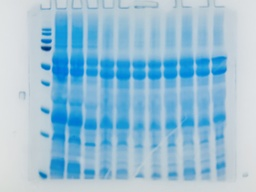
#> input picture autodense/gels/IMG_9715-2.jpg, 256 x 192 px, shrunk from 4032 x 3024 before the run
$ python -i policy.py   (imports and definitions only)
#> lines starting #> are read from the running program, lines starting #| are printed output that depends on the picture; after the words box and inside, x2 and y2 are one past the last pixel; in counts of white or black regions, pixels touching at a corner belong together
# autodense/preprocess/policy.py
"""
Guarded preprocessing policy.
- Inspect the RAW image to compute diagnostics (no transforms).
- Propose at most one minimal transform (deskew, destripe, background, CLAHE) IF metrics warrant it.
- Accept a transform only if objective metrics improve by configured margins.
- Return the chosen image, metrics before/after, and a provenance record.

This is deliberately independent of the pipeline's internals so it can run even if
you swap implementations. It uses scikit-image + numpy only.
"""

from __future__ import annotations
from dataclasses import dataclass, asdict
from typing import Dict, Any, Optional, Tuple, List, Literal
import numpy as np
from PIL import Image

from skimage import color, exposure, filters, morphology, transform, feature

try:
    from scipy.ndimage import gaussian_filter, gaussian_filter1d
    HAS_SCIPY = True
except Exception:
    HAS_SCIPY = False
    def gaussian_filter(a, sigma, **kw):  # type: ignore
        from skimage.filters import gaussian as _g
        return _g(a, sigma=sigma, preserve_range=True)
    def gaussian_filter1d(a, sigma, **kw):  # poor man's 1d via 2d gaussian
        from skimage.filters import gaussian as _g
        return _g(a, sigma=sigma, preserve_range=True)

@dataclass
class PolicyThresholds:
    snr_gain: float = 0.20        # +20% SNR
    sep_gain: float = 0.15        # +15% lane separability
    skew_min_deg: float = 0.5     # run deskew if |skew| > 0.5°
    stripe_ratio_min: float = 1.25 # run destripe if col/row noise ratio > 1.25
    illum_amp_min: float = 0.10   # run background if amplitude > 0.10 (on [0,1])

@dataclass
class PolicyOutcome:
    mode: Literal["none","deskew","destripe","background","clahe"]
    params: Dict[str, Any]
    before: Dict[str, float]
    after: Dict[str, float]
    image: np.ndarray             # float image in [0,1]

def _to_gray_float(img: np.ndarray | Image.Image) -> np.ndarray:
    if isinstance(img, Image.Image):
        arr = np.asarray(img.convert("RGB"))
        g = color.rgb2gray(arr).astype(np.float32)
    else:
        arr = np.asarray(img)
        if arr.ndim == 2:
            g = arr.astype(np.float32)
            if g.max() > 1.5: g = g/255.0
        elif arr.ndim == 3:
            g = color.rgb2gray(arr).astype(np.float32)
        else:
            raise ValueError("Unsupported image shape")
    # normalize robustly
    p1, p99 = np.percentile(g, [1,99])
    if p99 <= p1: return np.zeros_like(g, dtype=np.float32)
    return np.clip((g - p1)/(p99-p1), 0, 1).astype(np.float32)

def estimate_skew_deg(g: np.ndarray) -> float:
    edges = feature.canny(g, sigma=2.0)
    h, theta, _ = transform.hough_line(edges)
    if theta.size == 0: return 0.0
    ang = theta[np.argmax(h.max(axis=0))]
    return float(np.rad2deg(ang) - 90.0)

def destripe_colmedian(g: np.ndarray) -> np.ndarray:
    col_med = np.median(g, axis=0)
    return np.clip(g - col_med + np.median(col_med), 0, 1).astype(np.float32)

def illumination_amplitude(g: np.ndarray) -> float:
    # large-scale background via big gaussian; amplitude = max-min
    sigma = max(g.shape)/8.0
    bg = gaussian_filter(g, sigma=sigma/6.0)  # soften a lot
    return float(np.clip(bg.max() - bg.min(), 0, 1))

def lane_separability(g: np.ndarray) -> float:
    """Horizontal (x) projection peak-valley separability in [0,1] scale."""
    # Emphasize vertical structures
    radius = max(10, int(min(g.shape)*0.03))
    fp = morphology.disk(radius)
    # Treat bands as bright by inverting if necessary based on histogram tail
    p5, p50, p95 = np.percentile(g, [5,50,95])
    g2 = g if (p95 - p50) > (p50 - p5) else (1.0 - g)
    enh = morphology.white_tophat(g2, footprint=fp)
    xprof = enh.sum(axis=0)
    xprof = gaussian_filter1d(xprof, sigma=max(3, g.shape[1]//200))
    # Normalize
    if xprof.max() <= 1e-6: return 0.0
    x = (xprof - xprof.min())/(xprof.max()-xprof.min()+1e-6)
    # separability = mean top 10% - mean bottom 10%
    k = max(3, int(0.1*len(x)))
    top = np.sort(x)[-k:].mean()
    bot = np.sort(x)[:k].mean()
    return float(np.clip(top - bot, 0, 1))

def snr_proxy(g: np.ndarray) -> float:
    """Robust SNR-like score without band masks."""
    med = np.median(g)
    low = g[g <= med]
    bg_std = float(low.std() + 1e-6)
    p95 = float(np.percentile(g, 95))
    return float((p95 - med) / bg_std)

def stripe_ratio(g: np.ndarray) -> float:
    col_std = np.std(np.median(g, axis=0))
    row_std = np.std(np.median(g, axis=1))
    return float(col_std / max(row_std, 1e-6))

def polarity(g: np.ndarray) -> str:
    p5, p50, p95 = np.percentile(g, [5, 50, 95])
    return "bright" if (p95 - p50) > (p50 - p5) else "dark"

def background_step(g: np.ndarray, pol: str) -> np.ndarray:
    r = max(12, int(min(g.shape)*0.03))
    fp = morphology.disk(r)
    if pol == "bright":
        out = morphology.white_tophat(g, footprint=fp)
    else:
        out = morphology.black_tophat(g, footprint=fp)
        out = np.clip(g + out, 0, 1)
        return out.astype(np.float32)
    return out.astype(np.float32)

def clahe_step(g: np.ndarray) -> np.ndarray:
    u8 = (np.clip(g,0,1)*255).astype(np.uint8)
    return exposure.equalize_adapthist(u8).astype(np.float32)

def deskew_step(g: np.ndarray) -> Tuple[np.ndarray, float]:
    deg = estimate_skew_deg(g)
    if abs(deg) < 0.3:
        return g, 0.0
    g2 = transform.rotate(g, deg, resize=False, preserve_range=True).astype(np.float32)
    return g2, float(deg)

def evaluate(g: np.ndarray) -> Dict[str, float]:
    return dict(
        snr=snr_proxy(g),
        sep=lane_separability(g),
        skew=estimate_skew_deg(g),
        stripe_ratio=stripe_ratio(g),
        illum_amp=illumination_amplitude(g)
    )

def guarded_preprocess(image: np.ndarray | Image.Image,
                       thresholds: PolicyThresholds | None = None,
                       max_candidates: int = 3) -> PolicyOutcome:
    if thresholds is None: thresholds = PolicyThresholds()
    g0 = _to_gray_float(image)
    m0 = evaluate(g0)
    pol = polarity(g0)

    proposals: List[Tuple[str, Dict[str, Any]]] = []

    if abs(m0["skew"]) > thresholds.skew_min_deg:
        proposals.append(("deskew", {}))
    if m0["stripe_ratio"] > thresholds.stripe_ratio_min:
        proposals.append(("destripe", {}))
    if m0["illum_amp"] > thresholds.illum_amp_min:
        proposals.append(("background", {"polarity": pol}))
    if m0["snr"] < 2.0:
        proposals.append(("clahe", {}))

    # Evaluate candidates, accept first that passes gains
    for name, params in proposals[:max_candidates]:
        if name == "deskew":
            g1, deg = deskew_step(g0)
            cand_params = {"deg": deg}
        elif name == "destripe":
            g1 = destripe_colmedian(g0); cand_params = {}
        elif name == "background":
            g1 = background_step(g0, pol=params.get("polarity", pol)); cand_params = {"polarity": pol}
        elif name == "clahe":
            g1 = clahe_step(g0); cand_params = {}
        else:
            continue
        m1 = evaluate(g1)
        gain_snr = (m1["snr"] - m0["snr"]) / max(m0["snr"], 1e-6)
        gain_sep = (m1["sep"] - m0["sep"]) / max(m0["sep"], 1e-6)
        if gain_snr >= thresholds.snr_gain and gain_sep >= thresholds.sep_gain:
            return PolicyOutcome(name, cand_params, m0, m1, g1)

    # No accepted candidate → return raw
    return PolicyOutcome("none", {}, m0, m0, g0)

>>> import cv2
>>> picture = cv2.cvtColor(cv2.imread('../gels/IMG_9715-2.jpg'), cv2.COLOR_BGR2RGB)
>>> result = guarded_preprocess(picture)
#> in _to_gray_float, `g = color.rgb2gray(arr).astype(np.float32)`:
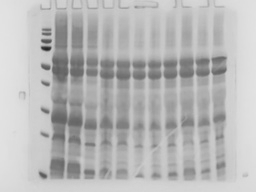
#> g: shape (192, 256) float32; min 0.153, max 0.891, mean 0.724
#> in _to_gray_float, `p1, p99 = np.percentile(g, [1,99])`: p1 = 0.424; p99 = 0.884
#> in snr_proxy, `med = np.median(g)`: med = 0.703
#> in snr_proxy, `bg_std = float(low.std() + 1e-6)`: bg_std = 0.19
#> in snr_proxy, `p95 = float(np.percentile(g, 95))`: p95 = 0.983
#> in lane_separability, `radius = max(10, int(min(g.shape)*0.03))`: radius = 10
#> in lane_separability, `fp = morphology.disk(radius)`:
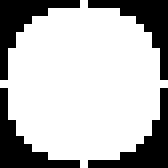
#> fp: shape (21, 21) (shown 8 times larger); values 0 (black) and 1 (white), 71.9% white; 4 black regions, box (x1, y1, x2, y2) and area: (0, 0, 10, 10) 31, (11, 0, 21, 10) 31, (0, 11, 10, 21) 31, (11, 11, 21, 21) 31
#> in lane_separability, `p5, p50, p95 = np.percentile(g, [5,50,95])`: p5 = 0.15; p50 = 0.703; p95 = 0.983
#> in lane_separability, `xprof = enh.sum(axis=0)`: xprof = 256 values, max 85.47 at index 62, min 0.114 at index 1, mean 30.35
#> in lane_separability, `xprof = gaussian_filter1d(xprof, sigma=max(3, g.shape[1]//200))`: xprof = 256 values, max 79.93 at index 60, min 0.18 at index 0, mean 30.35
#> in lane_separability, `x = (xprof - xprof.min())/(xprof.max()-xprof.min()+1e-6)`: x = 256 values, max 1 at index 60, min 0 at index 0, mean 0.378
#> in lane_separability, `k = max(3, int(0.1*len(x)))`: k = 25
#> in lane_separability, `top = np.sort(x)[-k:].mean()`: top = 0.827
#> in lane_separability, `bot = np.sort(x)[:k].mean()`: bot = 0.00275
#> in estimate_skew_deg, `edges = feature.canny(g, sigma=2.0)`: edges: shape (192, 256) bool; 9.7% white in thin lines or dots, all inside (x1, y1, x2, y2) = (18, 1, 249, 182)
#> in estimate_skew_deg, `h, theta, _ = transform.hough_line(edges)`:
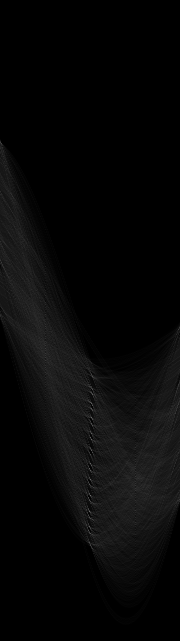
#> h: shape (641, 180) uint64; min 0, max 110, mean 7.4
#> in estimate_skew_deg, `h, theta, _ = transform.hough_line(edges)`: theta = 180 values from -1.57 to 1.55
#> in estimate_skew_deg, `ang = theta[np.argmax(h.max(axis=0))]`: ang = 0
#> in stripe_ratio, `col_std = np.std(np.median(g, axis=0))`: col_std = 0.205
#> in stripe_ratio, `row_std = np.std(np.median(g, axis=1))`: row_std = 0.142
#> in illumination_amplitude, `sigma = max(g.shape)/8.0`: sigma = 32
#> in illumination_amplitude, `bg = gaussian_filter(g, sigma=sigma/6.0)`:
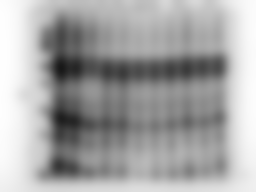
#> bg: shape (192, 256) float32; min 0.0948, max 0.999, mean 0.653
#> in guarded_preprocess, `m0 = evaluate(g0)`: m0 = {'snr': 1.47, 'sep': 0.824, 'skew': -90, 'stripe_ratio': 1.44, 'illum_amp': 0.905}
#> in polarity, `p5, p50, p95 = np.percentile(g, [5, 50, 95])`: p5 = 0.15; p50 = 0.703; p95 = 0.983
#> in guarded_preprocess, `pol = polarity(g0)`: pol = 'dark'
#> the loop in guarded_preprocess, `for name, params in proposals[:max_candidates]:` made 3 passes
#> (name, params, r in background_step, cand_params) on pass 3: ('background', {'polarity': 'dark'}, 12, {'polarity': 'dark'})
#> (name, deg, cand_params) on pass 1: ('deskew', -90, {'deg': -90})
#> pass 1, in deskew_step, `g2 = transform.rotate(g, deg, resize=False, preserve_range=True).astyp..`:
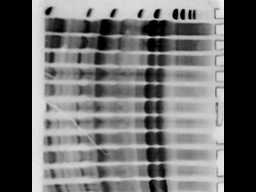
#> g2: shape (192, 256) float32; min 0, max 0.935, mean 0.422
#> pass 1, in estimate_skew_deg (call 3), `edges = feature.canny(g, sigma=2.0)`:
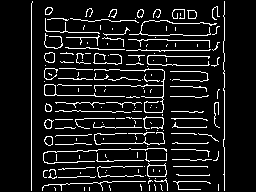
#> edges: shape (192, 256) bool; 9.9% white in thin lines or dots, all inside (x1, y1, x2, y2) = (31, 1, 225, 191)
#> after the loop in guarded_preprocess, `for name, params in proposals[:max_candidates]:`:
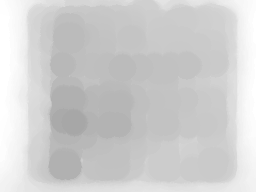
#> g1: shape (192, 256) float32; min 0.658, max 1, mean 0.815
